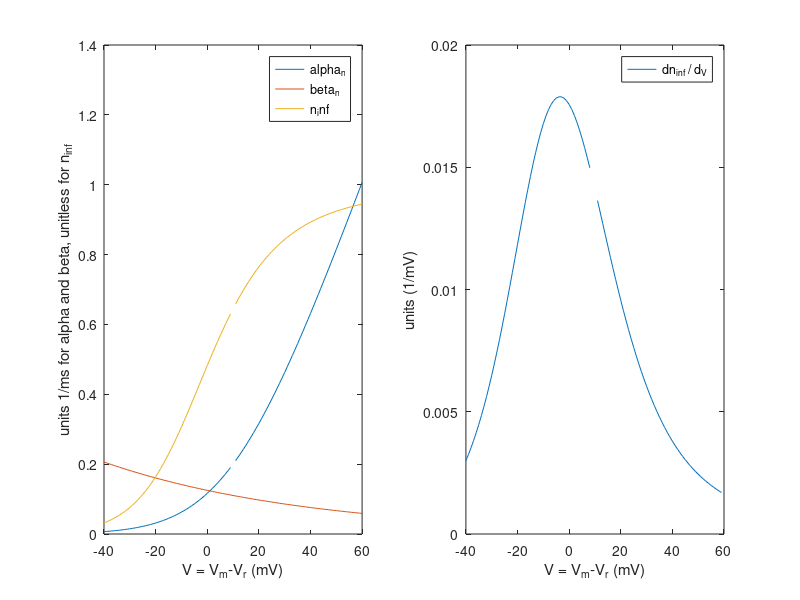
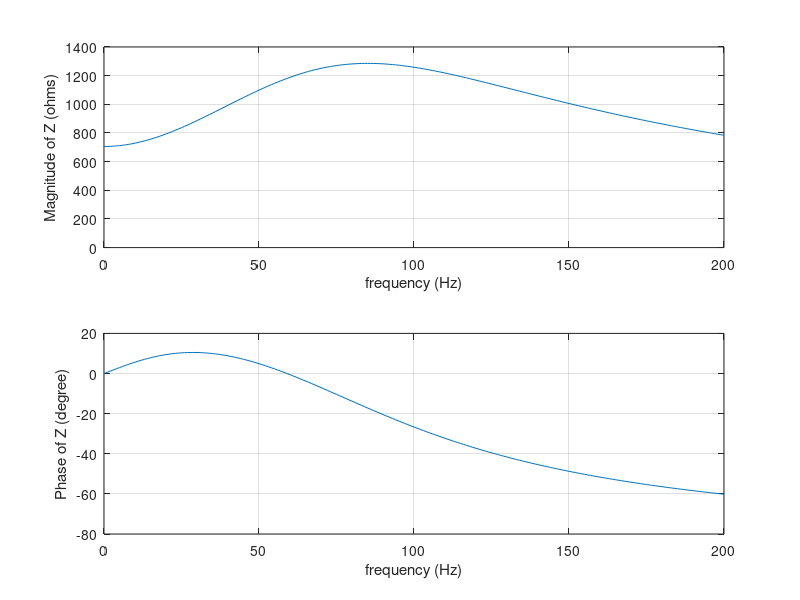

MATLAB code to generate these figures, in order:
%% Q2
vmin = -40;
vmax = 60;
V = linspace(vmin, vmax, vmax-vmin+1);

n_v = 0.3177 % retrieved from Q1

alpha_n = 0.01 .* (10 - V) ./ ( exp((10-V)./10) - 1);
beta_n = 0.125 .* exp(-V/80);

alpha_n_new = 0.02 .* (10 - V) ./ ( exp((10-V)./10) - 1);
beta_n_new = 0.125 .* exp(-V/80);


n_inf = alpha_n ./ (alpha_n + beta_n);
n_inf_new = alpha_n_new ./ (alpha_n_new + beta_n_new);

dn_dv = n_inf(2:length(n_inf)) - n_inf(1:length(n_inf)-1);
dn_dv_new = n_inf_new(2:length(n_inf_new)) - n_inf_new(1:length(n_inf_new)-1);

V_k = -12*1e-3;
V_l = 10.6*1e-3;
g_k = 30*1e-3; % mho / cm^2
g_l = 0.3*1e-3; % mho / cm^2
C_m = 1e-6; % F / cm^2



%(1)
r = 1 / (g_k*4*n_v^3*(0 - V_k)*dn_dv(V==0)) * 1e-3;
r_new = 1 / (g_k*4*n_v^3*(0 - V_k)*dn_dv_new(V==0)) * 1e-3;
R = 1 / (g_l + g_k*n_v^4);

L = r / (alpha_n(V==0) + beta_n(V==0)) * 1e-3;
L_new = r_new / (alpha_n_new(V==0) + beta_n_new(V==0)) * 1e-3;

w_0 = sqrt(1 / (L * C_m));
Q = w_0 / (r/L + (1/(R*C_m)));


w_0_new = sqrt(1 / (L_new * C_m));
Q_new = w_0_new / (r_new/L + (1/(R*C_m)));

f_0 = 1 / w_0;
f_0_new = 1 / w_0_new;

disp([w_0, Q]);
disp([w_0_new, Q_new]);

% plot
figure(3)
subplot(1,2,1)
plot(V, alpha_n_new);
hold on;
plot(V, beta_n_new);
plot(V, n_inf_new);
legend('alpha_n', 'beta_n', 'n_inf');
xlabel("V = V_m-V_r (mV)");
ylabel("units 1/ms for alpha and beta, unitless for n_{inf}");

subplot(1,2,2)
plot(V(1:length(V)-1), dn_dv_new);
legend("dn_{inf} / d_V");
xlabel("V = V_m-V_r (mV)");
ylabel("units (1/mV)");

f = linspace(0, 200, 201);
w = 2*pi*f;

z1 = 1i.*w.*C_m;
z2 = 1/R;
z3 = 1./(r_new+1i.*w.*L_new);

Z = 1 ./ (z1+z2+z3);
Z_mag = abs(Z);
Z_phase = angle(Z) .* (180 / pi);

figure(4)
subplot(2,1,1)
plot(f, Z_mag);
ylim([0, 1400]);
grid on;
xlabel("frequency (Hz)");
ylabel("Magnitude of Z (ohms)");

subplot(2,1,2)
plot(f, Z_phase);
grid on;
xlabel("frequency (Hz)");
ylabel("Phase of Z (degree)");




